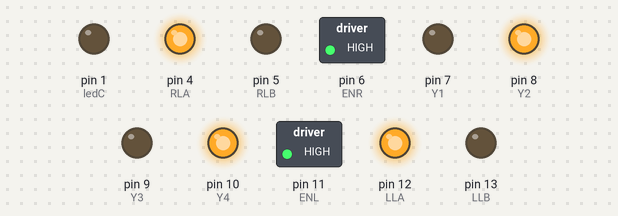
The sketch below on a simulated Arduino Uno, built with avr-gcc and run on an emulated ATmega328P. Parts: switched loads named in the sketch (green lamp = pin HIGH), output pins drawn as LEDs (lit = HIGH).

Above: at 0.05 s.
At 1.25 s:
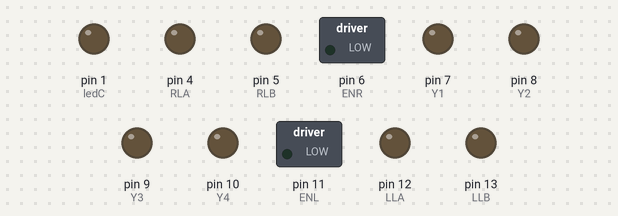
At 2.45 s:
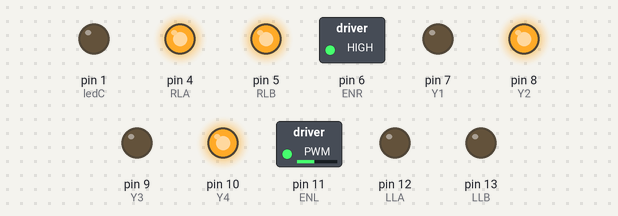
At 4.95 s:
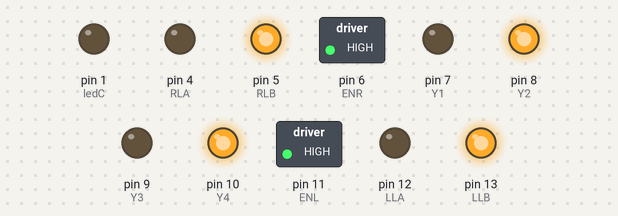
At 7.45 s:
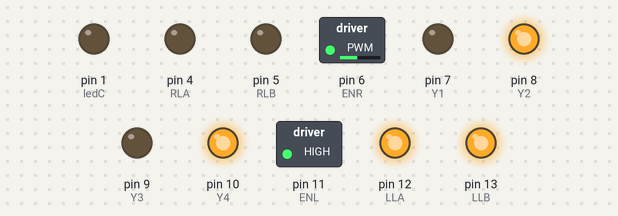
At 9.95 s:
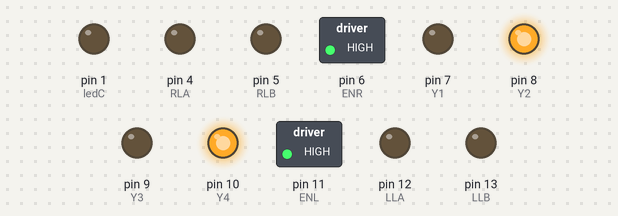
Timing chart, 0 to 13.0 s (numbered marks = the images above):
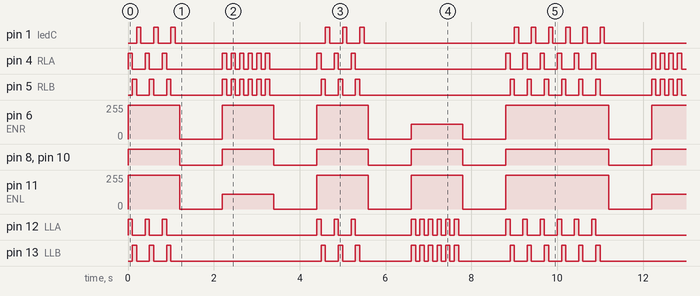

Measured:
- by itself, pin 4 (RLA), pin 5 (RLB), pin 12 (LLA), pin 13 (LLB): moves between LOW and HIGH, repeating every 10.0 s
- by itself, pin 6 (ENR): repeats every 10.0 s: 2 × (0/255 1.0 s, 255/255 1.2 s), 0/255 1.0 s, 110/255 1.2 s, 0/255 1.0 s, 255/255 2.4 s
- by itself, pin 8 (Y2), pin 10 (Y4): repeats every 10.0 s: 3 × (LOW 1.0 s, HIGH 1.2 s), LOW 1.0 s, HIGH 2.4 s
- by itself, pin 11 (ENL): repeats every 10.0 s: 0/255 1.0 s, 110/255 1.2 s, 2 × (0/255 1.0 s, 255/255 1.2 s), 0/255 1.0 s, 255/255 2.4 s
- by itself, pin 1 (ledC): repeats every 10.0 s: 2 × (LOW 0.30 s, HIGH 0.10 s), LOW 3.5 s, 2 × (HIGH 0.10 s, LOW 0.30 s), HIGH 0.10 s, LOW 3.5 s, 3 × (HIGH 0.10 s, LOW 0.30 s), HIGH 0.10 s

The sketch:

motor_turn.ino
```cpp
const int ENR = 6 ;
const int Y1 = 7;
const int Y2 = 8;
const int ENL =11 ;
const int Y3 = 9   ;
const int Y4  = 10;
const int LLA = 12 ;
const int LLB = 13;
const int ledC = 1;
const int RLB =5 ;
const int RLA = 4;
const int LEFTBMPR = 2;
const int RIGHTBMPR = 3;


void setup() {
pinMode(LEFTBMPR,INPUT);
pinMode(RIGHTBMPR,INPUT);
pinMode(LLA, OUTPUT);
pinMode(LLB, OUTPUT);
pinMode(ledC, OUTPUT);
pinMode(RLB , OUTPUT);
pinMode(RLA, OUTPUT);
pinMode(ENR, OUTPUT);
pinMode(ENL, OUTPUT);
pinMode(Y1, OUTPUT);
pinMode(Y2, OUTPUT);
pinMode(Y3, OUTPUT);
pinMode(Y4, OUTPUT);

}

void loop() {
  forward();
  pause();
  turnright();
  pause();
  forward();
  pause();
  turnleft();
  pause();
  forward();
}
```

motor_turn1.ino
```cpp
void forward()
{
digitalWrite(ENR,HIGH);
digitalWrite(ENL,HIGH);

digitalWrite(Y1,LOW);
digitalWrite(Y2,HIGH);
digitalWrite(Y3,LOW);
digitalWrite(Y4,HIGH);

for(int i =0; i<3; i++){
digitalWrite(LLA,HIGH);
digitalWrite(RLA,HIGH);
delay(100);
digitalWrite(LLA,LOW);
digitalWrite(RLA,LOW);
digitalWrite(LLB,HIGH);
digitalWrite(RLB,HIGH);
delay(100);
digitalWrite(LLB,LOW);
digitalWrite(RLB,LOW);
digitalWrite(ledC,HIGH);
delay(100);
digitalWrite(ledC,LOW);
delay(100);
}

}
```

motor_turn2.ino
```cpp
void pause()
{
digitalWrite(ENR,LOW);
digitalWrite(ENL,LOW);

digitalWrite(Y1,LOW);
digitalWrite(Y2,LOW);
digitalWrite(Y3,LOW);
digitalWrite(Y4,LOW);
delay(1000);
}
```

motor_turn3.ino
```cpp
void turnright()
{
  digitalWrite(ENR,HIGH);
  digitalWrite(ENL,HIGH);

  digitalWrite(Y1,LOW);
  digitalWrite(Y2,HIGH);
  digitalWrite(Y3,LOW);
  digitalWrite(Y4,HIGH);

  analogWrite(ENR,255);
  analogWrite(ENL,110);

  for(int right=0;right<6;right++){
  digitalWrite(RLB,HIGH);
  digitalWrite(RLA,HIGH);
  delay(100);
  digitalWrite(RLB,LOW);
  digitalWrite(RLA,LOW);
  delay(100);
  }
}
```

motor_turn4.ino
```cpp
void turnleft()
{
  digitalWrite(ENR,HIGH);
  digitalWrite(ENL,HIGH);

  digitalWrite(Y1,LOW);
  digitalWrite(Y2,HIGH);
  digitalWrite(Y3,LOW);
  digitalWrite(Y4,HIGH);

  analogWrite(ENR,110);
  analogWrite(ENL,255);

  for(int left=0;left<6;left++){
  digitalWrite(LLA,HIGH);
  digitalWrite(LLB,HIGH);
  delay(100);
  digitalWrite(LLA,LOW);
  digitalWrite(LLB,LOW);
  delay(100);
  }
}
```
